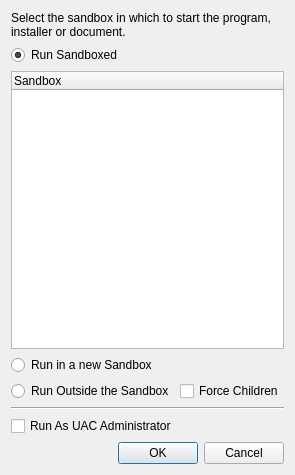
<?xml version="1.0" encoding="UTF-8"?>
<ui version="4.0">
 <class>SelectBoxWindow</class>
 <widget class="QWidget" name="SelectBoxWindow">
  <property name="geometry">
   <rect>
    <x>0</x>
    <y>0</y>
    <width>278</width>
    <height>475</height>
   </rect>
  </property>
  <property name="sizePolicy">
   <sizepolicy hsizetype="Preferred" vsizetype="Preferred">
    <horstretch>0</horstretch>
    <verstretch>0</verstretch>
   </sizepolicy>
  </property>
  <property name="minimumSize">
   <size>
    <width>0</width>
    <height>0</height>
   </size>
  </property>
  <property name="maximumSize">
   <size>
    <width>16777215</width>
    <height>16777215</height>
   </size>
  </property>
  <property name="windowTitle">
   <string>SandboxiePlus select box</string>
  </property>
  <layout class="QGridLayout" name="gridLayout">
   <item row="5" column="0">
    <widget class="QRadioButton" name="radUnBoxed">
     <property name="text">
      <string>Run Outside the Sandbox</string>
     </property>
    </widget>
   </item>
   <item row="5" column="1">
    <widget class="QCheckBox" name="chkFCP">
     <property name="toolTip">
      <string>Force child processes to be sandboxed</string>
     </property>
     <property name="text">
      <string>Force Children</string>
     </property>
    </widget>
   </item>
   <item row="3" column="0" colspan="2">
    <widget class="QTreeWidget" name="treeBoxes">
     <column>
      <property name="text">
       <string>Sandbox</string>
      </property>
     </column>
    </widget>
   </item>
   <item row="4" column="0" colspan="2">
    <widget class="QRadioButton" name="radBoxedNew">
     <property name="text">
      <string>Run in a new Sandbox</string>
     </property>
     <property name="checked">
      <bool>false</bool>
     </property>
    </widget>
   </item>
   <item row="7" column="0" colspan="2">
    <widget class="Line" name="line">
     <property name="orientation">
      <enum>Qt::Horizontal</enum>
     </property>
    </widget>
   </item>
   <item row="8" column="0" colspan="2">
    <widget class="QCheckBox" name="chkAdmin">
     <property name="text">
      <string>Run As UAC Administrator</string>
     </property>
    </widget>
   </item>
   <item row="9" column="0" colspan="2">
    <widget class="QDialogButtonBox" name="buttonBox">
     <property name="standardButtons">
      <set>QDialogButtonBox::Cancel|QDialogButtonBox::Ok</set>
     </property>
    </widget>
   </item>
   <item row="1" column="0" colspan="2">
    <widget class="QRadioButton" name="radBoxed">
     <property name="text">
      <string>Run Sandboxed</string>
     </property>
     <property name="checked">
      <bool>true</bool>
     </property>
    </widget>
   </item>
   <item row="0" column="0" colspan="2">
    <widget class="QLabel" name="label">
     <property name="text">
      <string>Select the sandbox in which to start the program, installer or document.</string>
     </property>
     <property name="wordWrap">
      <bool>true</bool>
     </property>
    </widget>
   </item>
  </layout>
 </widget>
 <resources/>
 <connections/>
</ui>
